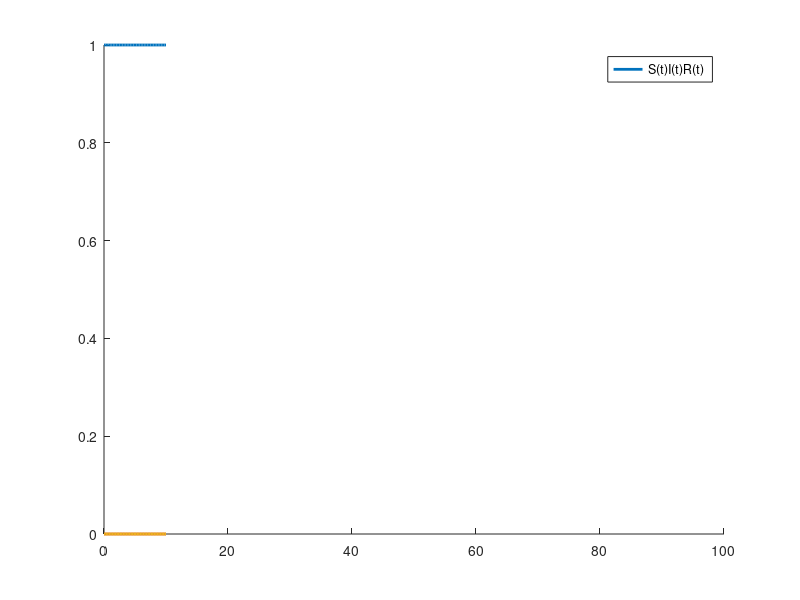

The MATLAB source for this figure: (Note: this script raises an error after producing the figure.)
clear all
tau = 21;
gamma = 1/tau;
N = 1;
beta = .14;


% for i = 0.01:0

ode = @(t, y) [-beta.*y(2).*y(1)./N;...
    beta.*y(2).*y(1)/N-gamma.*y(2);...
    gamma.*y(2)];

[t, y] = ode45(ode, [0 10], [1 0.00000001 0]);



%%
close all
hold on
splot = plot(t, y(:, 1), 'LineWidth', 2);
iplot = plot(t, y(:, 2), 'LineWidth', 2);
rplot = plot(t, y(:, 3), 'LineWidth', 2);
legend(["S(t)" "I(t)" "R(t)"]);

ylim([0 1])
xlim([0 100]);

vod = VideoWriter("testing the shizzles");
vod.FrameRate = 10;
f = gcf;
f.Position = [100 100 1920 1080];
% b = uicontrol('Parent',f,'Style','slider','Position',[81,54,419,23],...
%               'value',beta, 'min',0, 'max',1);
% b.Callback = @(es, ed) updateGraph(es, ed);
open(vod);
for i = 0.001:0.01:1
    ode = @(t, y) [-beta.*y(2).*y(1)./N; beta.*y(2).*y(1)/N-gamma.*y(2);...
        gamma.*y(2)];
    
    [t, y] = ode45(ode, [0 1000], [1 0.00000001 0]);
    
%     hold on
    set(splot, "XData", t, "YData", y(:, 1))
    set(iplot, "XData", t, "YData", y(:, 2))
    set(rplot, "XData", t, "YData", y(:, 3))
    legend(["S(t)" "I(t)" "R(t)"]);
    ylim([0 1])
    xlim([0 inf]);
    pause(0.016);
    frame = getframe(gcf);
    writeVideo(vod, frame);
    title("Beta = " + string(i));
end
close(vod);
%%

cloase all
hold on
splot = plot(t, y(:, 1), 'LineWidth', 2);
iplot = plot(t, y(:, 2), 'LineWidth', 2);
rplot = plot(t, y(:, 3), 'LineWidth', 2);
legend(["S(t)" "I(t)" "R(t)"]);
ylim([0 1])
xlim([0 100]);
vod = VideoWriter("gamma variation");
vod.FrameRate = 10;
f = gcf;
f.Position = [100 100 1920 1080];
open(vod);
for i = 0.00001:0.001:0.33
    beta = 0.7;
    gamma = i;
    ode = @(t, y) [-beta.*y(2).*y(1)./N; beta.*y(2).*y(1)/N-gamma.*y(2);...
        gamma.*y(2)];
    
    [t, y] = ode45(ode, [0 1000], [1 0.00000001 0]);
    
%     hold on
    set(splot, "XData", t, "YData", y(:, 1))
    set(iplot, "XData", t, "YData", y(:, 2))
    set(rplot, "XData", t, "YData", y(:, 3))
    legend(["S(t)" "I(t)" "R(t)"]);
    title("gamma = " + string(i));
    ylim([0 1])
    pause(0.016);
    frame = getframe(gcf);
    writeVideo(vod, frame);
    
end
close(vod);


function updateGraph(es, ed)
disp(es.Value)

end